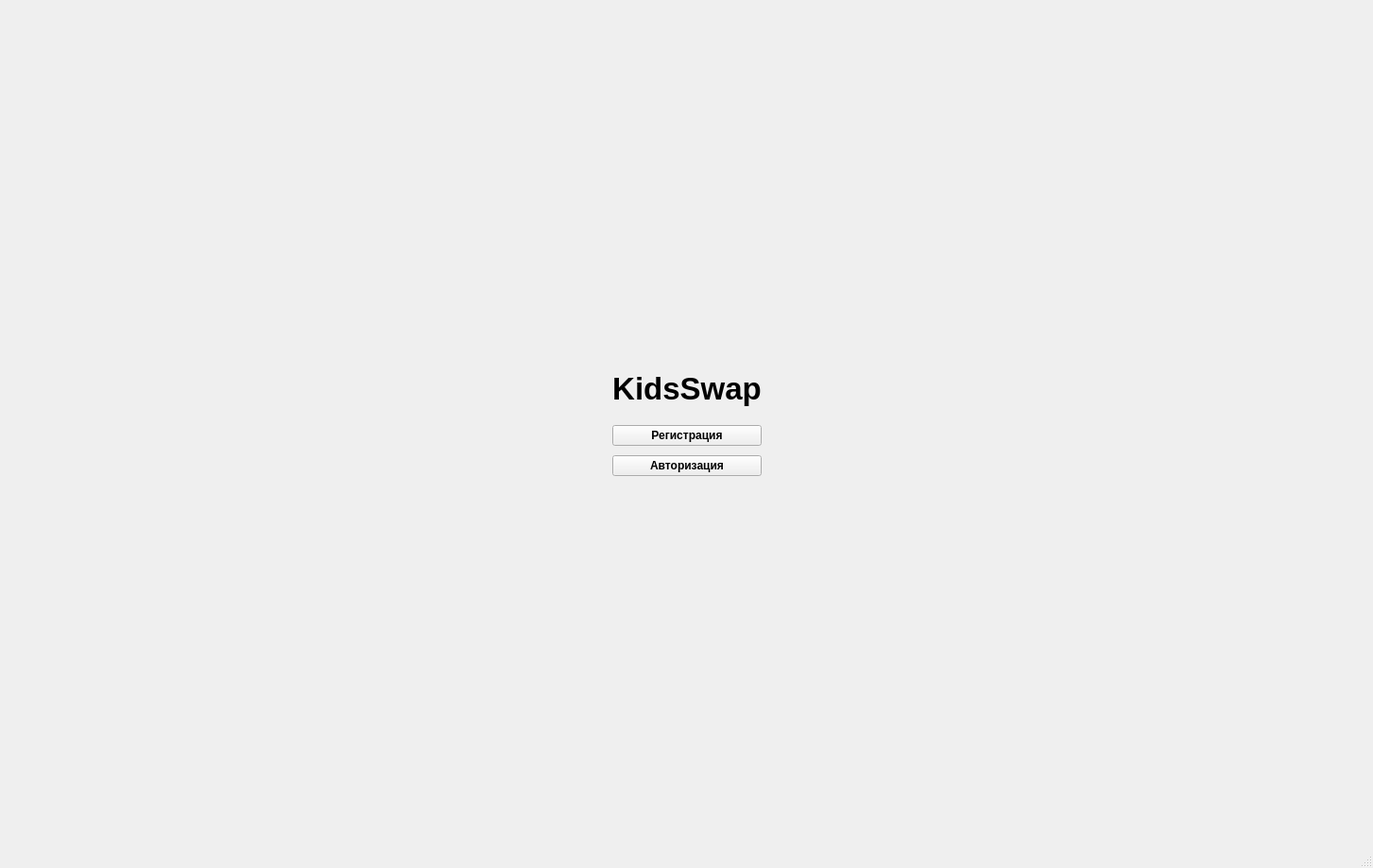
<?xml version="1.0" encoding="UTF-8"?>
<ui version="4.0">
 <class>MainWindow</class>
 <widget class="QMainWindow" name="MainWindow">
  <property name="geometry">
   <rect>
    <x>0</x>
    <y>0</y>
    <width>1453</width>
    <height>919</height>
   </rect>
  </property>
  <property name="windowTitle">
   <string>MainWindow</string>
  </property>
  <widget class="QWidget" name="centralwidget">
   <layout class="QGridLayout" name="gridLayout">
    <item row="1" column="0">
     <spacer name="horizontalSpacer">
      <property name="orientation">
       <enum>Qt::Horizontal</enum>
      </property>
      <property name="sizeHint" stdset="0">
       <size>
        <width>40</width>
        <height>20</height>
       </size>
      </property>
     </spacer>
    </item>
    <item row="2" column="1">
     <spacer name="verticalSpacer">
      <property name="orientation">
       <enum>Qt::Vertical</enum>
      </property>
      <property name="sizeHint" stdset="0">
       <size>
        <width>20</width>
        <height>40</height>
       </size>
      </property>
     </spacer>
    </item>
    <item row="1" column="2">
     <spacer name="horizontalSpacer_2">
      <property name="orientation">
       <enum>Qt::Horizontal</enum>
      </property>
      <property name="sizeHint" stdset="0">
       <size>
        <width>40</width>
        <height>20</height>
       </size>
      </property>
     </spacer>
    </item>
    <item row="1" column="1">
     <layout class="QVBoxLayout" name="verticalLayout_2">
      <property name="spacing">
       <number>10</number>
      </property>
      <item>
       <widget class="QLabel" name="label">
        <property name="font">
         <font>
          <pointsize>25</pointsize>
          <weight>75</weight>
          <bold>true</bold>
         </font>
        </property>
        <property name="text">
         <string>KidsSwap</string>
        </property>
        <property name="alignment">
         <set>Qt::AlignCenter</set>
        </property>
       </widget>
      </item>
      <item>
       <layout class="QVBoxLayout" name="verticalLayout" stretch="0,0">
        <property name="spacing">
         <number>10</number>
        </property>
        <property name="topMargin">
         <number>10</number>
        </property>
        <item>
         <widget class="QPushButton" name="reg_b">
          <property name="font">
           <font>
            <weight>75</weight>
            <bold>true</bold>
           </font>
          </property>
          <property name="text">
           <string>Регистрация</string>
          </property>
         </widget>
        </item>
        <item>
         <widget class="QPushButton" name="login_b">
          <property name="font">
           <font>
            <weight>75</weight>
            <bold>true</bold>
           </font>
          </property>
          <property name="text">
           <string>Авторизация</string>
          </property>
         </widget>
        </item>
       </layout>
      </item>
     </layout>
    </item>
    <item row="0" column="1">
     <spacer name="verticalSpacer_2">
      <property name="orientation">
       <enum>Qt::Vertical</enum>
      </property>
      <property name="sizeHint" stdset="0">
       <size>
        <width>20</width>
        <height>40</height>
       </size>
      </property>
     </spacer>
    </item>
   </layout>
  </widget>
  <widget class="QMenuBar" name="menubar">
   <property name="geometry">
    <rect>
     <x>0</x>
     <y>0</y>
     <width>1453</width>
     <height>21</height>
    </rect>
   </property>
  </widget>
  <widget class="QStatusBar" name="statusbar"/>
 </widget>
 <resources/>
 <connections/>
</ui>
